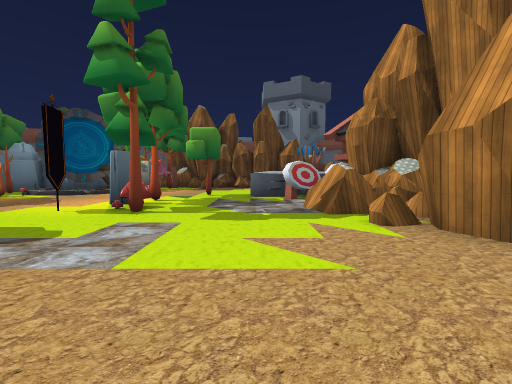
[1] (above)

24 first-person views from a walk through a scene from a Unity 3-D project. The camera is 1.5 m above the floor, tilts 4° down and sees 90° across. The floor is counted in squares, 2 m on a side. Each view is taken from the middle of a square. On the plan, view 1 faces up. The plan holds only what a view shows up to about 9 squares ahead; the rest is blank. The place goes on beyond the plan. The player is left out. Some surface patterns are stand-ins.

[2]
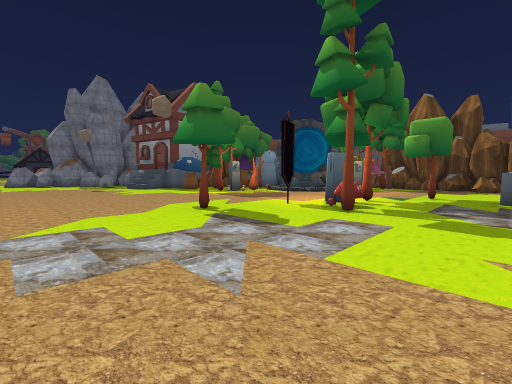

[3]
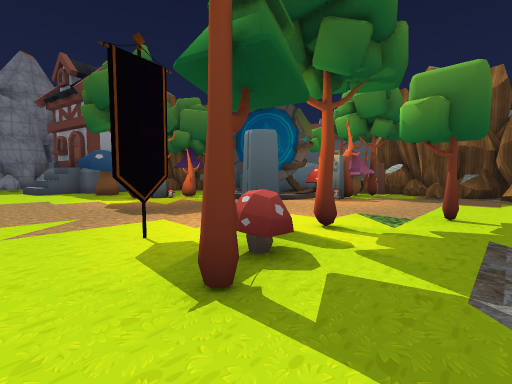

[4]
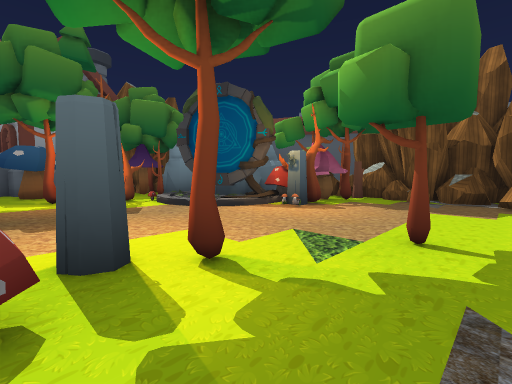

[5]
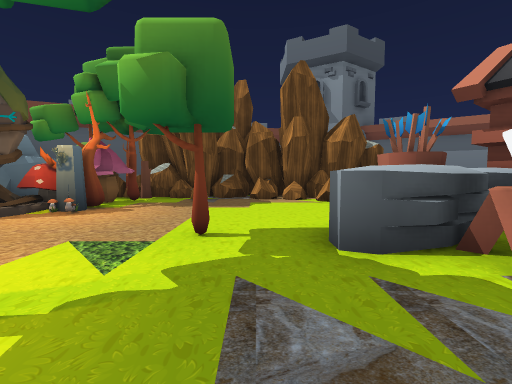

[6]
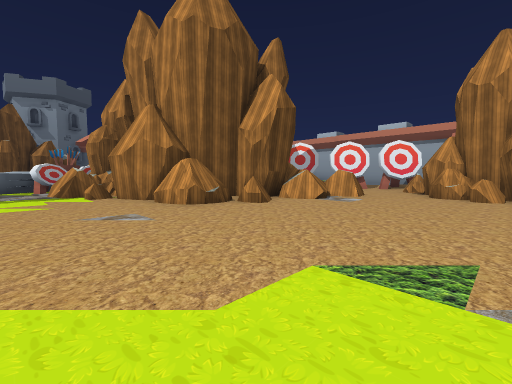

[7]
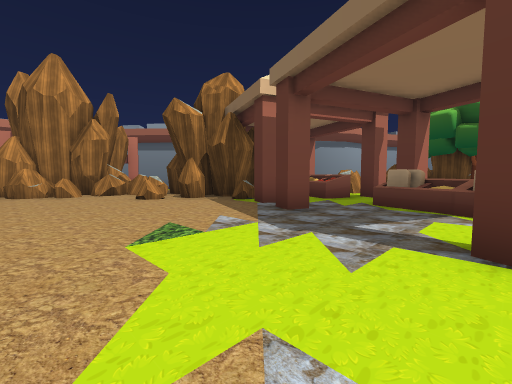

[8]
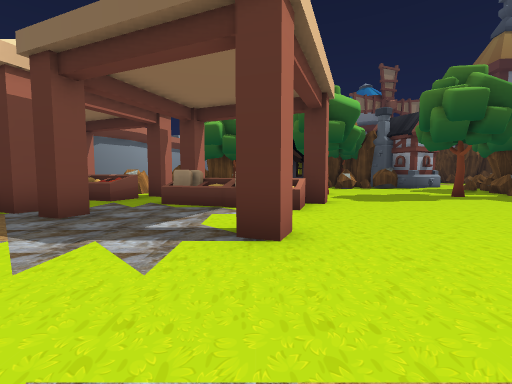

[9]
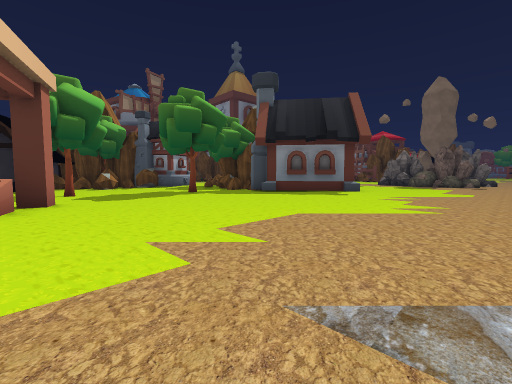

[10]
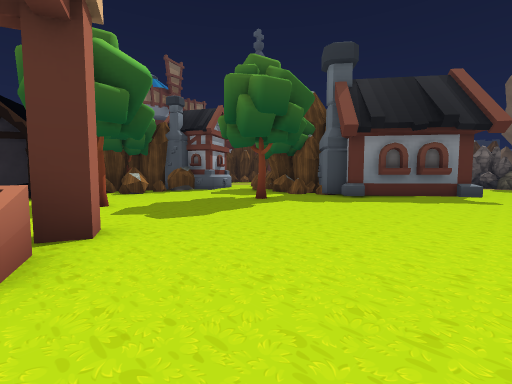

[11]
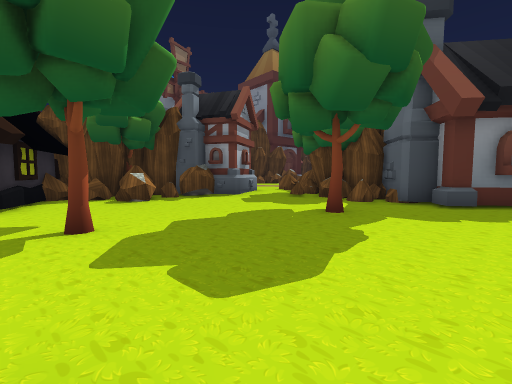

[12]
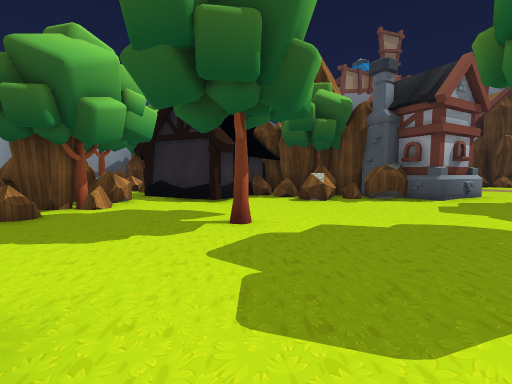

[13]
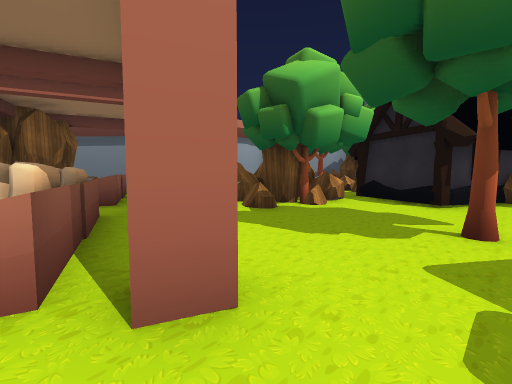

[14]
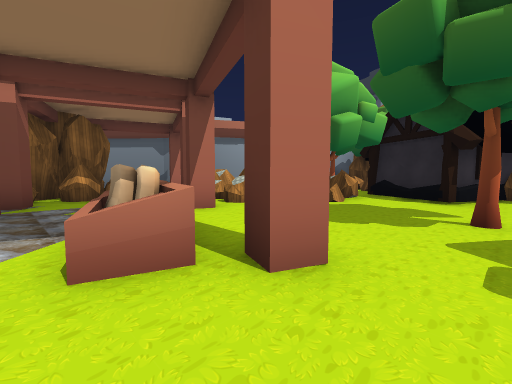

[15]
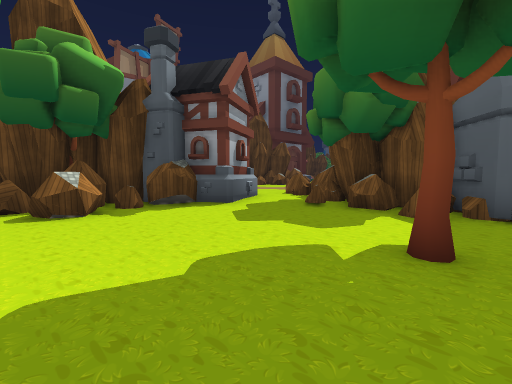

[16]
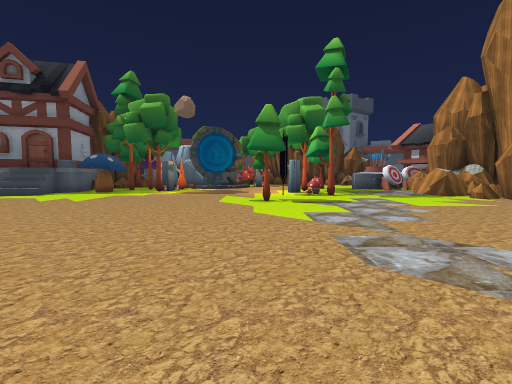

[17]
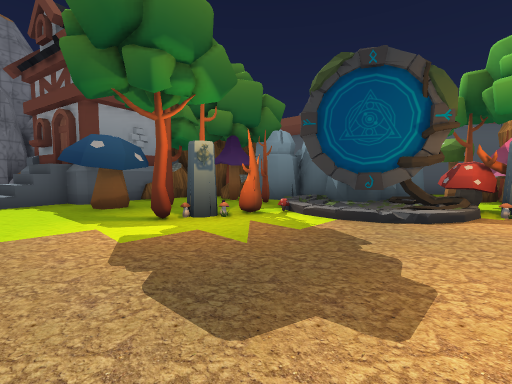

[18]
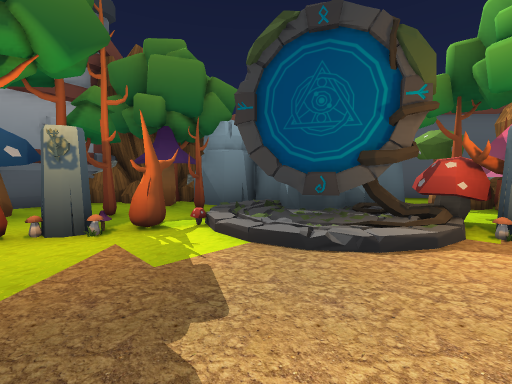

[19]
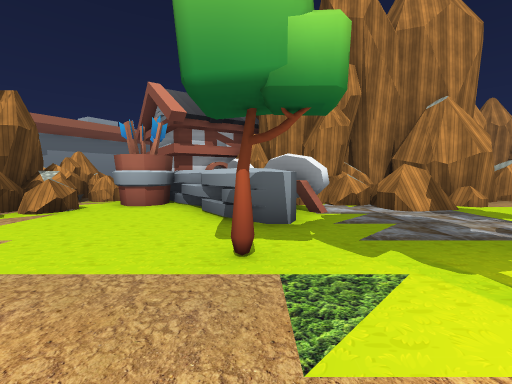

[20]
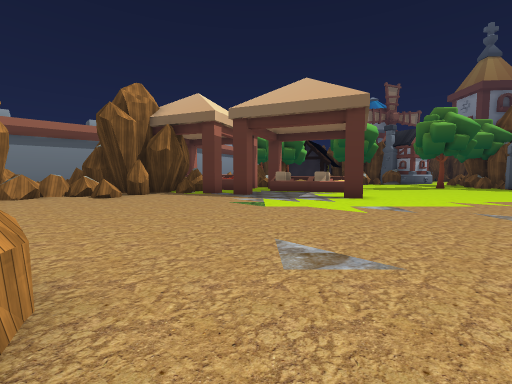

[21]
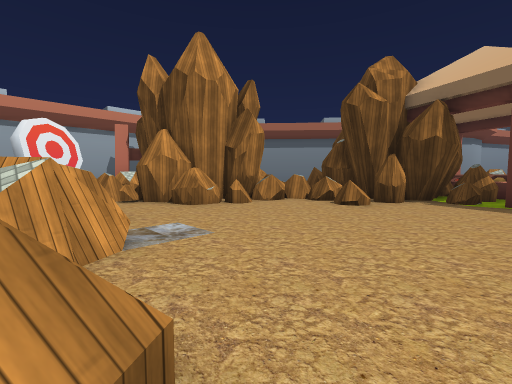

[22]
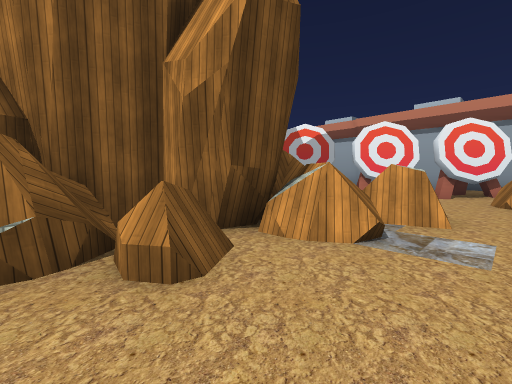

[23]
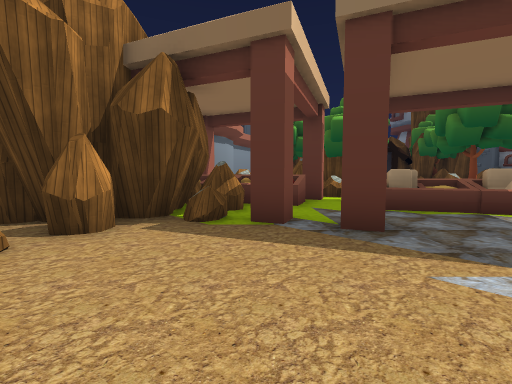

[24]
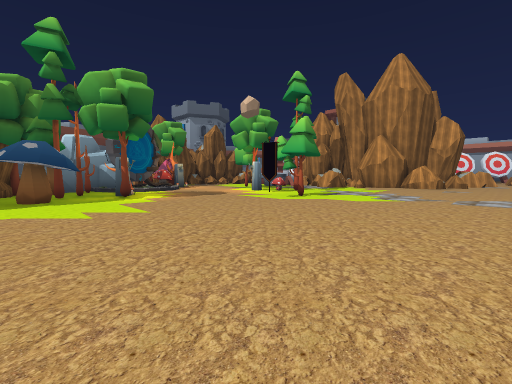

### Floor plan
Key: @ floor where view 1 was taken; # wall or solid block; x gap in a wall; . main floor; - floor 0.25 m lower than the main floor; / step, stairs or slope; = window, fence, low wall or low ledge; ^ raised ledge; O other object.
Columns run from 12 left of view 1 to 14 right of it. Each row starts with its distance up from view 1.
 15        #########
 14      #OO/x^######
 13      # OO=...#=#
 12   ## ##O......OOO
 11 #O#####OO.....OOO
 10 OO.O# /O.....OOOO
  9 ...OO//...O.OOO
  8 .OOO.....O...O#
  7 OO.O.....O....##
  6 ...O.....O....###
  5 ........O.O...###
  4 ..............##
  3 .......O.......#       OO
  2 ...............####    OO
  1 ...............######   OO
  0 ............@....=.###   OO
 -1 .....................#...OO
 -2 ........................##O
 -3 ......................####O
 -4 .....................###
 -5  ....................###
 -6 ...........#.......=.# #
 -7 ..................####
 -8 #..............#####
 -9 #O........OOOO. ###
-10  O........#.OO.OO##
-11  #..O........##OOO#
-12 ##............##OOO
-13 #^......O...###   #
-14 O=...........##
-15 #.....---...O##
-16 =..O...---..##
-17 .OOO#=#..O#.#
-18   OO####.####
-19       O ##

Where each view was taken, in squares from view 1:
view 1: 0 up, 0 right, facing up
view 2: 0 up, 0 right, facing up-left
view 3: 4 up, 1 left, facing up-left
view 4: 6 up, 1 left, facing up-left
view 5: 6 up, 1 left, facing up
view 6: 5 down, 0 right, facing up-right
view 7: 3 down, 1 left, facing down-right
view 8: 3 down, 1 left, facing down
view 9: 2 down, 2 left, facing down-left
view 10: 6 down, 2 left, facing down-left
view 11: 9 down, 3 left, facing down-left
view 12: 9 down, 4 left, facing down
view 13: 9 down, 4 left, facing down-right
view 14: 8 down, 4 left, facing down-right
view 15: 11 down, 5 left, facing down-left
view 16: 4 down, 5 left, facing up
view 17: 5 up, 5 left, facing up-left
view 18: 7 up, 5 left, facing up-left
view 19: 9 up, 4 left, facing right
view 20: 2 up, 2 right, facing down
view 21: 0 up, 4 right, facing down-right
view 22: 2 down, 4 right, facing up-right
view 23: 4 down, 4 right, facing down
view 24: 2 down, 12 left, facing up-right
